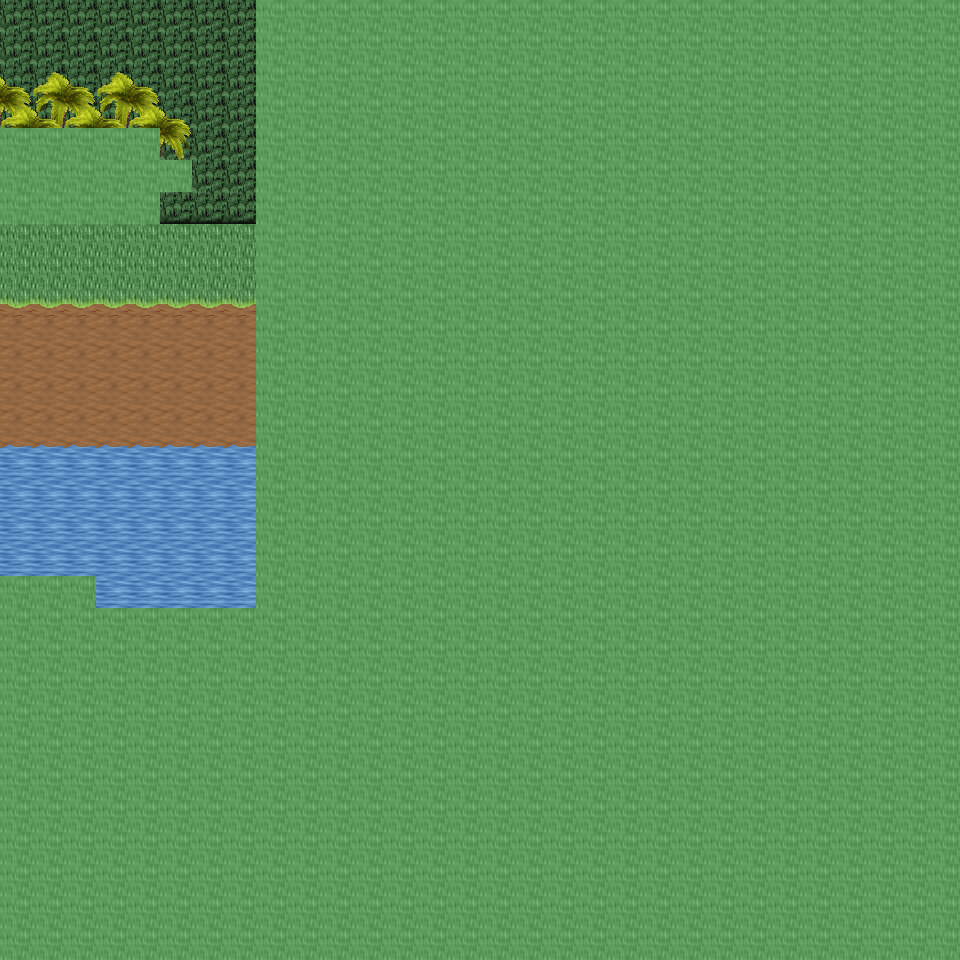

A 2D game scene composited from a Tiled map and its tileset images. What follows is a short description and the map's XML, with each tile layer's data collapsed to a summary:
An orthogonal 30x30 tile map with 32x32 px tiles, 6 tile layers (Ground, Object, Object2, Above, ...), 17 tilesets and 3 objects (3x mapchange).

<map version="1.0" orientation="orthogonal" renderorder="right-down" width="30" height="30" tilewidth="32" tileheight="32" nextobjectid="4">
  <tileset firstgid="1" name="tileset_ground_ground" tilewidth="32" tileheight="32" tilecount="33" columns="3">
    <image source="../drawable/tileset_ground_ground.png" width="96" height="352" />
  </tileset>
  <tileset firstgid="34" name="tileset_ground_water_pool" tilewidth="32" tileheight="32" tilecount="72" columns="3">
    <image source="../drawable/tileset_ground_water_pool.png" width="96" height="768" />
  </tileset>
  <tileset firstgid="106" name="tileset_ground_water_pool_corners" tilewidth="32" tileheight="32" tilecount="72" columns="3">
    <image source="../drawable/tileset_ground_water_pool_corners.png" width="96" height="768" />
  </tileset>
  <tileset firstgid="178" name="tileset_ground_grass_edges" tilewidth="32" tileheight="32" tilecount="36" columns="12">
    <image source="../drawable/tileset_ground_grass_edges.png" width="384" height="96" />
  </tileset>
  <tileset firstgid="214" name="tileset_ground_grass_corners" tilewidth="32" tileheight="32" tilecount="24" columns="6">
    <image source="../drawable/tileset_ground_grass_corners.png" width="192" height="128" />
  </tileset>
  <tileset firstgid="238" name="tileset_plant_tree_palm_tree" tilewidth="32" tileheight="32" tilecount="6" columns="2">
    <image source="../drawable/tileset_plant_tree_palm_tree.png" width="64" height="96" />
  </tileset>
  <tileset firstgid="244" name="tileset_logic_collision" tilewidth="32" tileheight="32" tilecount="1" columns="1">
    <image source="../drawable/tileset_logic_collision.png" width="32" height="32" />
  </tileset>
  <tileset firstgid="245" name="tileset_plant_bush_various_small" tilewidth="32" tileheight="32" tilecount="9" columns="3">
    <image source="../drawable/tileset_plant_bush_various_small.png" width="96" height="96" />
  </tileset>
  <tileset firstgid="254" name="tileset_item_corpse_huge_animal" tilewidth="32" tileheight="32" tilecount="16" columns="2">
    <image source="../drawable/tileset_item_corpse_huge_animal.png" width="64" height="256" />
  </tileset>
  <tileset firstgid="270" name="tileset_object_tent" tilewidth="32" tileheight="32" tilecount="9" columns="3">
    <image source="../drawable/tileset_object_tent.png" width="96" height="96" />
  </tileset>
  <tileset firstgid="279" name="tileset_furniture_light_iron_lamp" tilewidth="32" tileheight="32" tilecount="3" columns="1">
    <image source="../drawable/tileset_furniture_light_iron_lamp.png" width="32" height="96" />
  </tileset>
  <tileset firstgid="282" name="tileset_furniture_light_flames" tilewidth="32" tileheight="32" tilecount="6" columns="6">
    <image source="../drawable/tileset_furniture_light_flames.png" width="192" height="32" />
  </tileset>
  <tileset firstgid="288" name="tileset_plant_pineapple_plant" tilewidth="32" tileheight="32" tilecount="6" columns="2">
    <image source="../drawable/tileset_plant_pineapple_plant.png" width="64" height="96" />
  </tileset>
  <tileset firstgid="294" name="tileset_ground_grass_2" tilewidth="32" tileheight="32" tilecount="21" columns="3">
    <image source="../drawable/tileset_ground_grass_2.png" width="96" height="224" />
  </tileset>
  <tileset firstgid="315" name="tileset_building_huts" tilewidth="32" tileheight="32" tilecount="338" columns="26">
    <image source="../drawable/tileset_building_huts.png" width="832" height="416" />
  </tileset>
  <tileset firstgid="653" name="tileset_item_firewood" tilewidth="32" tileheight="32" tilecount="12" columns="3">
    <image source="../drawable/tileset_item_firewood.png" width="96" height="128" />
  </tileset>
  <tileset firstgid="665" name="tileset_building_fire_tower" tilewidth="32" tileheight="32" tilecount="252" columns="9">
    <image source="../drawable/tileset_building_fire_tower.png" width="288" height="896" />
  </tileset>
  <layer name="Ground" width="30" height="30">
    <data>[900 cells, 900 non-empty, 11 distinct tile ids]</data>
  </layer>
  <layer name="Object" width="30" height="30">
    <data>[900 cells, 106 non-empty, 15 distinct tile ids]</data>
  </layer>
  <layer name="Object2" width="30" height="30">
    <data>[900 cells, 22 non-empty, 2 distinct tile ids]</data>
  </layer>
  <layer name="Above" width="30" height="30">
    <data>[900 cells, 47 non-empty, 4 distinct tile ids]</data>
  </layer>
  <layer name="Above2" width="30" height="30">
    <data>[900 cells, 9 non-empty, 2 distinct tile ids]</data>
  </layer>
  <layer name="Walkable" width="30" height="30">
    <data>[900 cells, 767 non-empty, 1 distinct tile ids]</data>
  </layer>
  <objectgroup name="MapEvents">
    <object id="1" name="north" type="mapchange" x="0" y="0" width="256" height="32">
      <properties>
        <property name="map" value="0_ados_ocean_e_x4_y2" />
        <property name="place" value="south" />
      </properties>
    </object>
    <object id="2" name="west" type="mapchange" x="0" y="0" width="32" height="128">
      <properties>
        <property name="map" value="0_ados_mountain_n2_w2_x4_y3" />
        <property name="place" value="east" />
      </properties>
    </object>
    <object id="3" name="west2" type="mapchange" x="0" y="224" width="32" height="352">
      <properties>
        <property name="map" value="0_ados_mountain_n2_w2_x4_y3" />
        <property name="place" value="east2" />
      </properties>
    </object>
  </objectgroup>
</map>
